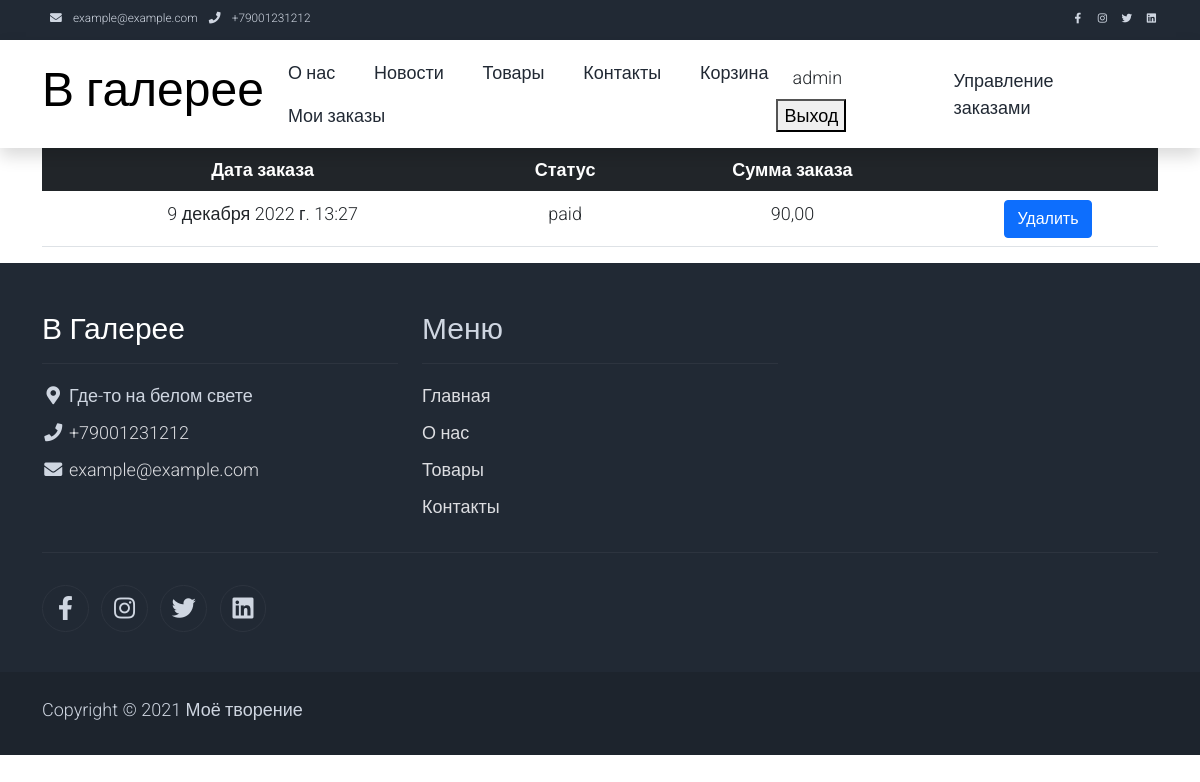
The app's page /my_orders (signed in), older data.
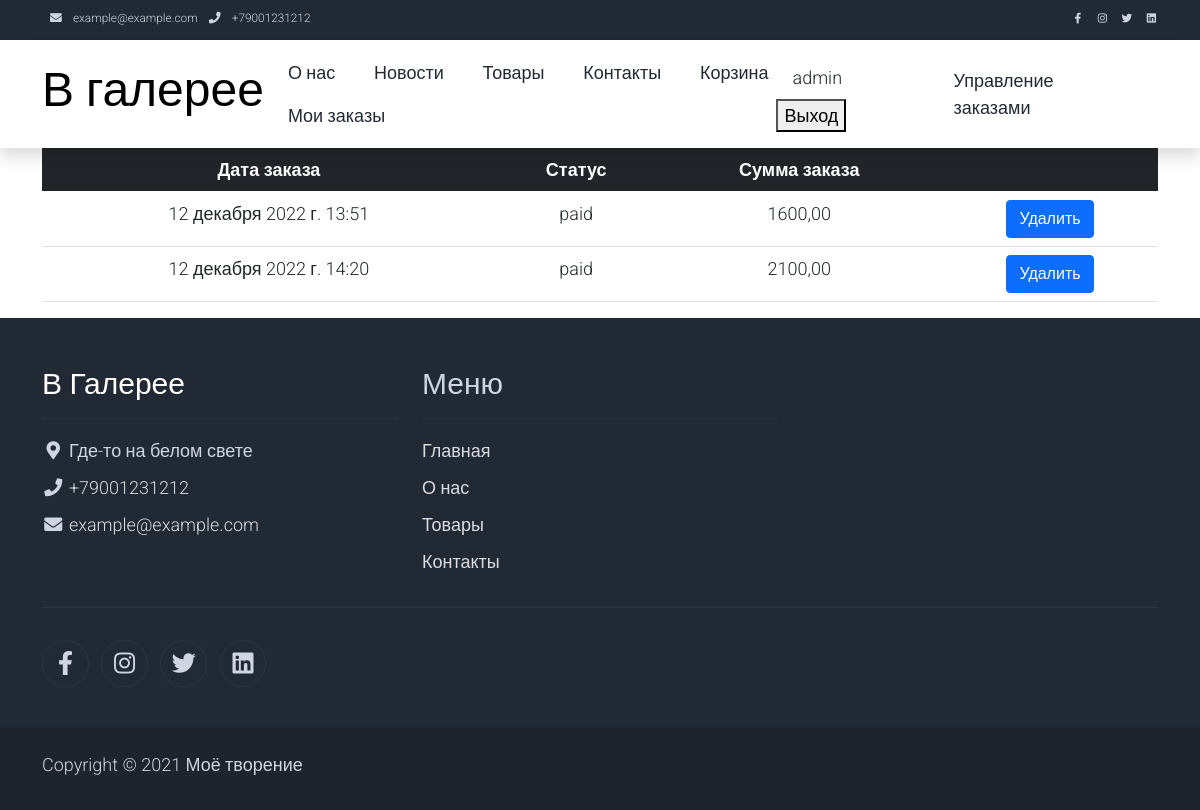
The same page, newer data.
### main/models.py (models this page shows, shortened)
class Order(models.Model):
    STATUS_CART = 'cart'
    STATUS_WAITING_PAYMENT = 'waiting_payment'
    STATUS_PAID = 'paid'
    STATUS = [
        (STATUS_CART, 'Корзина'),
        (STATUS_WAITING_PAYMENT, 'Ожидает оплаты'),
        (STATUS_PAID, 'Оплачено')
    ]
    user = models.ForeignKey(User, on_delete=models.CASCADE)
    status = models.CharField(max_length=32, choices=STATUS, default=STATUS_CART)
    amount = models.DecimalField(max_digits=20, decimal_places=2, blank=True, null=True)
    creation_time = models.DateTimeField(auto_now_add=True)
    payment = models.ForeignKey(Payment, on_delete=models.PROTECT, blank=True, null=True)
    comment = models.TextField(blank=True, null=True)
    @staticmethod
    def get_paid_and_waiting_cart(user: User):
        cart = Order.objects.filter(user=user).filter(
            Q(status=Order.STATUS_WAITING_PAYMENT) | Q(status=Order.STATUS_PAID))
        return cart

### main/views.py (the view)
# urls.py: path('my_orders', views.my_orders, name='my_orders'),
@login_required(login_url=reverse_lazy('login'))
def my_orders(request):
    cart = Order.get_paid_and_waiting_cart(request.user)
    context = {
        'cart': cart,
    }
    return render(request, 'my_orders.html', context)

### templates/my_orders.html (shortened to what this page needs)
{% extends 'base.html' %}
{% block container %}
    <div class="container text-center">
        <table class="table">
            <thead class="table-dark">
            <tr>
                <th scope="col">Дата заказа</th>
                <th scope="col">Статус</th>
                <th scope="col">Сумма заказа</th>
                <th scope="col"></th>
            </tr>
            </thead>
            <tbody>
            {% for item in cart %}
                <tr>
                    <td>{{ item.creation_time }}</td>
                    <td>{{ item.status }}</td>
                    <td>{{ item.amount }}</td>
                    <td>
                        <form method="POST" action="{% url 'delete_cart' %}">
                            <button type="submit" class="btn btn-primary">Удалить</button>
                        </form>
                    </td>
                </tr>
            {% endfor %}
            </tbody>
        </table>
    </div>
{% endblock container %}

Row changes from the older to the newer data that the page shows:
removed Order: creation_time "9 декабря 2022 г. 13:27", status "paid", amount "90,00"
added Order: creation_time "12 декабря 2022 г. 13:51", status "paid", amount "1600,00"
added Order: creation_time "12 декабря 2022 г. 14:20", status "paid", amount "2100,00"
